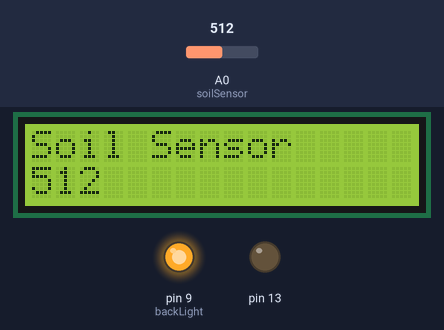
Simulated run of this sketch. Board: Arduino Uno, built with avr-gcc and run on an emulated ATmega328P. On the bench: 16×2 character LCD, output pins drawn as LEDs (lit = HIGH). The test bench sets the inputs (shaded band); at power-on: A0 (soilSensor) = 512. What the sketch prints to the serial monitor is not drawn.

Above: at 1.2 s.
1.3 s: A0 (soilSensor) set to 716
At 4.8 s:
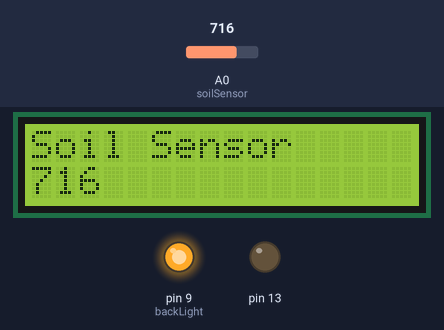
5.9 s: A0 (soilSensor) set to 900
At 7.7 s:
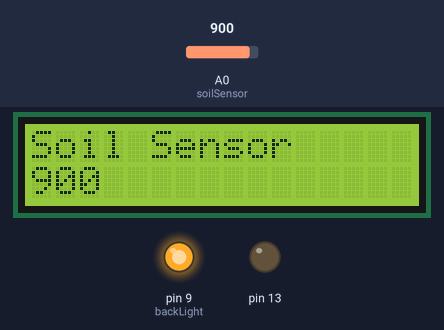
10.5 s: A0 (soilSensor) set to 1023
At 11.8 s:
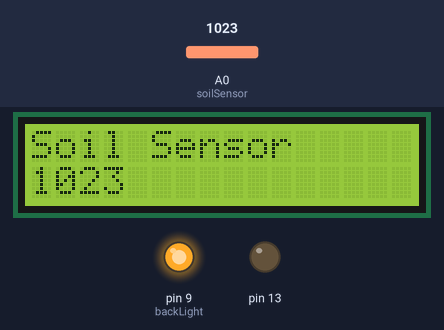
Timing chart, 0 to 13.5 s (numbered marks = the images above; inputs shaded):
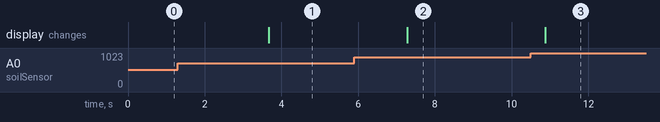

The sketch:

SoilMoistureSensor.ino
```cpp
/* ------------------------------------------------------------------------------- */
// Must include sub-libs to ensure the Include path is set up right...
#include <arduino.h>
//---------------------------------------
#include <LiquidCrystal.h>
#include <avr/power.h>
#include <Narcoleptic.h>
#include <printfEx.h>

#include <CheckVoltage.h>
//---------------------------------------

// Connections:
// LCD pin  1 - vss- to Arduino Ground
// LCD pin  2 - vdd- to Arduino +5v
// LCD pin  3 - v0 - variable resistance to ground: Contrast Control
// LCD pin  4 - rs - to Arduino pin 12 - Register Select
// LCD pin  5 - rw - to Arduino pin 11 - Read/Write Control
// LCD pin  6 - e  - to Arduino pin 10 - Enable
// LCD pin  7      - none
// LCD pin  8      - none
// LCD pin  9      - none
// LCD pin 10      - none
// LCD 11 to 14    - d4, d5, d6, d7 - to Arduino 5,4,3,2 - Data Pins
// LCD pin 15 - A  - to Arduino pin 9 (with series resistor) - Backlight Power
// LCD pin 16 - K  - to Arduino Ground - Backlight Ground

LiquidCrystal lcd(12, 11, 10, 5, 4, 3, 2);

int backLight =  9;
int enable    = 10;

int soilSensor = 0;

#define SLEEP_INTERVAL .06 // in Minutes
//----------------------------------------------

int adcsra = 0;

void setup(void)
{
  Serial.begin(57600);
  printfEx_begin();

  setPowerBits() ;

  pinMode(13, OUTPUT);
  digitalWrite(13, LOW);

  pinMode(A0, INPUT);

  pinMode(backLight, OUTPUT);
  digitalWrite(backLight, HIGH); // turn backlight on. Replace 'HIGH' with 'LOW' to turn it off.

  lcd.begin(16,2);              // columns, rows.  use 16,2 for a 16x2 LCD, etc.
  lcd.clear();                  // start with a blank screen
  lcd.setCursor(0,0);           // set cursor to column 0, row 0 (the first row)
  lcd.print("Soil Sensor");    // change this text to whatever you like. keep it clean.

//  delay(2000) ;
}

void loop(void)
{
  float v1, v2, v3 ;
    v1 = v2 = v3 = 999 ;
  int voltage = 0;

//  voltage = checkVoltage( adcsra ) ;
//  printf("Voltage= %d\n", voltage ) ;
  int reading  ;
  reading = analogRead(soilSensor);
  printf("Soil Reading = %d\n", reading) ;

  lcd.setCursor(0,1);           // set cursor to column 0, row 1
  lcd.print("          ");    // change this text to whatever you like. keep it clean.
  lcd.setCursor(0,1);           // set cursor to column 0, row 1
  lcd.print(reading);

  Serial.flush() ;
  Narcoleptic.delay( SLEEP_INTERVAL*60*1000ul ) ;  //  Uses Power_Down mode
}

void setPowerBits() {
  /*
    Bit 7 - PRTWI: Power Reduction TWI
   Bit 6 - PRTIM2: Power Reduction Timer/Counter2
   Bit 5 - PRTIM0: Power Reduction Timer/Counter0
   Bit 4 - Res: Reserved bit
   Bit 3 - PRTIM1: Power Reduction Timer/Counter1
   Bit 2 - PRSPI: Power Reduction Serial Peripheral Interface
   Bit 1 - PRUSART0: Power Reduction USART0
   Bit 0 - PRADC: Power Reduction ADC
   Commonly unneeded peripherals are USART0, TWI, SPI and ADC.
   To disabled those peripherals, set these in the setup...
   ADCSRA = 0;
   PRR = B10010111;
   */
  // PRR = B10010001;
  //ADCSRA = ADCSRA & B01111111;
  //int serialoutput_bit = 0b00000010 ;
  //PRR = PRR | serialoutput_bit ;  /*  Comment out for DEBUG  */

  adcsra = ADCSRA;
//  ADCSRA = 0;
//  power_adc_disable();
//  power_usart0_disable();
  power_twi_disable();
  power_spi_disable();  // Stops communication with RF24 module
}
```

Measured:
- after the input at 1.3 s, the display: changes after 2.4 s (image 1)
- after the input at 5.9 s, the display: changes after 1.4 s (image 2)
- after the input at 10.5 s, the display: changes after 0.38 s (image 3)
